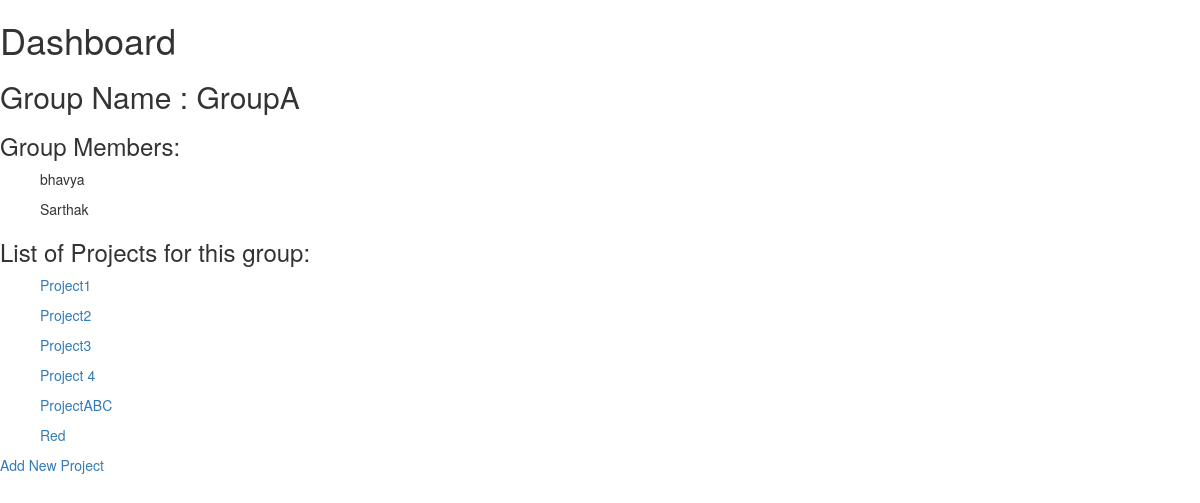
The page /Tracker/edit_group/24/ on the database as committed earlier.
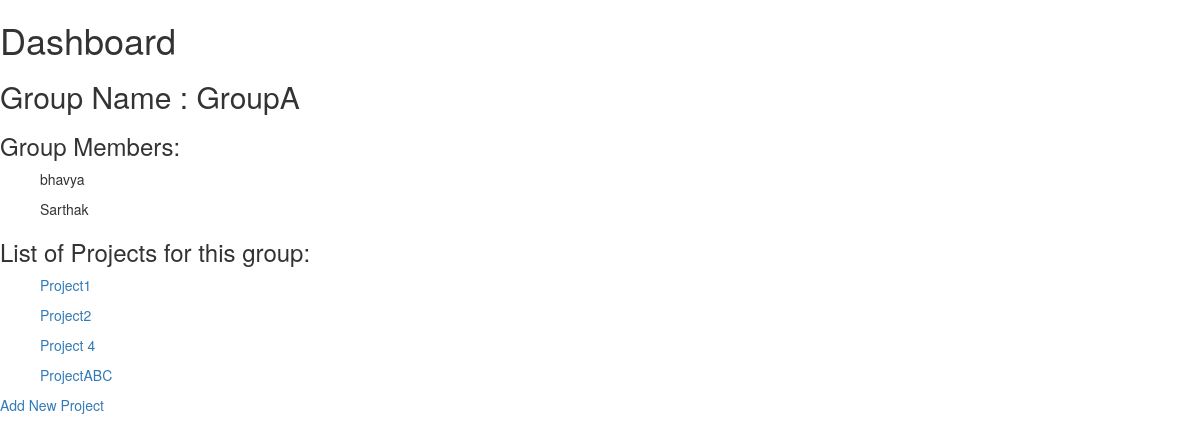
The same page on the database as committed later.
### Tracker/models.py (models this page shows, shortened)
class member(models.Model):
    fname = models.CharField(max_length=100)
    lname = models.CharField(max_length=100)
    email = models.CharField(max_length=254)
    username = models.CharField(max_length=100)
    password = models.CharField(max_length=50)
    mgroup = models.ForeignKey(group, on_delete=models.CASCADE)

class project(models.Model):
    pgroup = models.ForeignKey(group, on_delete=models.CASCADE)
    pname = models.CharField(max_length=100)
    pdesc = models.CharField(max_length=100,blank=True)

### Tracker/views/overview_views.py (the view)
# urls.py: url(r'^edit_group/(?P<group_id>[0-9]+)/$',views.edit_group, name='edit_group'),
def edit_group(request,group_id):
    g = get_object_or_404(group,pk=group_id)
    return render(request, 'Tracker/edit_group.html', {'group': g})

### Tracker/templates/Tracker/edit_group.html (shortened to what this page needs)
{% extends "Tracker/base.html" %}
{% block content %}
		<h1>Dashboard</h1>
		<h2>Group Name : {{group.gname}} </h2>
		<h3>Group Members:</h3>
		<list>
			{% for member in group.member_set.all %}
				<ul>{{ member.username }}</ul>
			{% endfor %}
		</list>
		<h3>List of Projects for this group:</h3>
		<list>
			{% for project in group.project_set.all %}
				<ul><a href= "{% url 'edit_project' project.id %}">{{ project.pname }}</a></ul>
			{% endfor %}
		</list>
	    <a href="{% url 'add_project' %}">Add New Project</a>
{% endblock content %}

Rows that differ between the two databases and show on the page:
removed project: pname "Project3"
removed project: pname "Red"
